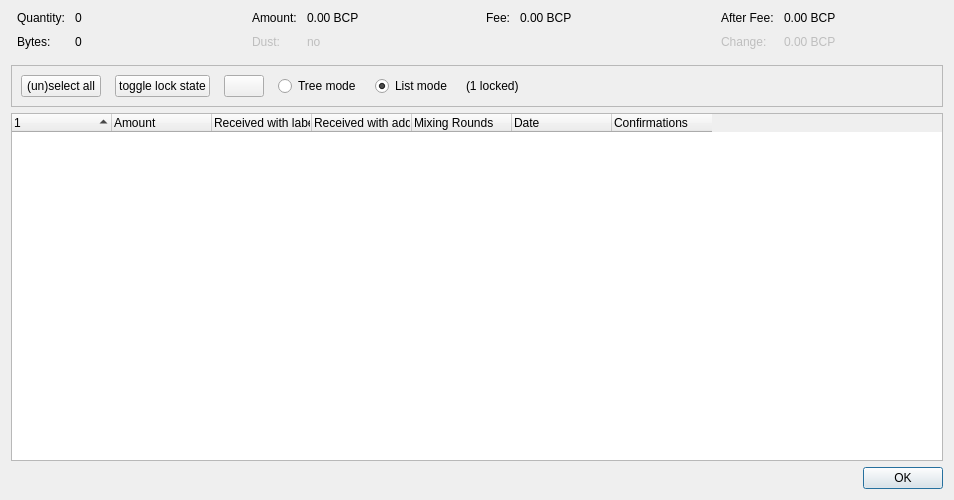
<?xml version="1.0" encoding="UTF-8"?>
<ui version="4.0">
 <class>CoinControlDialog</class>
 <widget class="QDialog" name="CoinControlDialog">
  <property name="geometry">
   <rect>
    <x>0</x>
    <y>0</y>
    <width>954</width>
    <height>500</height>
   </rect>
  </property>
  <property name="windowTitle">
   <string>Coin Selection</string>
  </property>
  <layout class="QVBoxLayout" name="verticalLayout">
   <item>
    <layout class="QHBoxLayout" name="horizontalLayoutTop" stretch="0,0,0,0">
     <property name="topMargin">
      <number>0</number>
     </property>
     <property name="bottomMargin">
      <number>10</number>
     </property>
     <item>
      <layout class="QFormLayout" name="formLayoutCoinControl1">
       <property name="horizontalSpacing">
        <number>10</number>
       </property>
       <property name="verticalSpacing">
        <number>10</number>
       </property>
       <property name="leftMargin">
        <number>6</number>
       </property>
       <property name="rightMargin">
        <number>6</number>
       </property>
       <item row="0" column="0">
        <widget class="QLabel" name="labelCoinControlQuantityText">
         <property name="text">
          <string>Quantity:</string>
         </property>
        </widget>
       </item>
       <item row="0" column="1">
        <widget class="QLabel" name="labelCoinControlQuantity">
         <property name="cursor">
          <cursorShape>IBeamCursor</cursorShape>
         </property>
         <property name="contextMenuPolicy">
          <enum>Qt::ActionsContextMenu</enum>
         </property>
         <property name="text">
          <string notr="true">0</string>
         </property>
         <property name="textInteractionFlags">
          <set>Qt::LinksAccessibleByMouse|Qt::TextSelectableByKeyboard|Qt::TextSelectableByMouse</set>
         </property>
        </widget>
       </item>
       <item row="1" column="0">
        <widget class="QLabel" name="labelCoinControlBytesText">
         <property name="text">
          <string>Bytes:</string>
         </property>
        </widget>
       </item>
       <item row="1" column="1">
        <widget class="QLabel" name="labelCoinControlBytes">
         <property name="cursor">
          <cursorShape>IBeamCursor</cursorShape>
         </property>
         <property name="contextMenuPolicy">
          <enum>Qt::ActionsContextMenu</enum>
         </property>
         <property name="text">
          <string notr="true">0</string>
         </property>
         <property name="textInteractionFlags">
          <set>Qt::LinksAccessibleByMouse|Qt::TextSelectableByKeyboard|Qt::TextSelectableByMouse</set>
         </property>
        </widget>
       </item>
      </layout>
     </item>
     <item>
      <layout class="QFormLayout" name="formLayoutCoinControl2">
       <property name="horizontalSpacing">
        <number>10</number>
       </property>
       <property name="verticalSpacing">
        <number>10</number>
       </property>
       <property name="leftMargin">
        <number>6</number>
       </property>
       <property name="rightMargin">
        <number>6</number>
       </property>
       <item row="0" column="0">
        <widget class="QLabel" name="labelCoinControlAmountText">
         <property name="text">
          <string>Amount:</string>
         </property>
        </widget>
       </item>
       <item row="0" column="1">
        <widget class="QLabel" name="labelCoinControlAmount">
         <property name="cursor">
          <cursorShape>IBeamCursor</cursorShape>
         </property>
         <property name="contextMenuPolicy">
          <enum>Qt::ActionsContextMenu</enum>
         </property>
         <property name="text">
          <string notr="true">0.00 BCP</string>
         </property>
         <property name="textInteractionFlags">
          <set>Qt::LinksAccessibleByMouse|Qt::TextSelectableByKeyboard|Qt::TextSelectableByMouse</set>
         </property>
        </widget>
       </item>
       <item row="1" column="0">
        <widget class="QLabel" name="labelCoinControlLowOutputText">
         <property name="enabled">
          <bool>false</bool>
         </property>
         <property name="text">
          <string>Dust:</string>
         </property>
        </widget>
       </item>
       <item row="1" column="1">
        <widget class="QLabel" name="labelCoinControlLowOutput">
         <property name="enabled">
          <bool>false</bool>
         </property>
         <property name="cursor">
          <cursorShape>IBeamCursor</cursorShape>
         </property>
         <property name="contextMenuPolicy">
          <enum>Qt::ActionsContextMenu</enum>
         </property>
         <property name="text">
          <string notr="true">no</string>
         </property>
         <property name="textInteractionFlags">
          <set>Qt::LinksAccessibleByMouse|Qt::TextSelectableByKeyboard|Qt::TextSelectableByMouse</set>
         </property>
        </widget>
       </item>
      </layout>
     </item>
     <item>
      <layout class="QFormLayout" name="formLayoutCoinControl3">
       <property name="horizontalSpacing">
        <number>10</number>
       </property>
       <property name="verticalSpacing">
        <number>10</number>
       </property>
       <property name="leftMargin">
        <number>6</number>
       </property>
       <property name="rightMargin">
        <number>6</number>
       </property>
       <item row="0" column="0">
        <widget class="QLabel" name="labelCoinControlFeeText">
         <property name="text">
          <string>Fee:</string>
         </property>
        </widget>
       </item>
       <item row="0" column="1">
        <widget class="QLabel" name="labelCoinControlFee">
         <property name="cursor">
          <cursorShape>IBeamCursor</cursorShape>
         </property>
         <property name="contextMenuPolicy">
          <enum>Qt::ActionsContextMenu</enum>
         </property>
         <property name="text">
          <string notr="true">0.00 BCP</string>
         </property>
         <property name="textInteractionFlags">
          <set>Qt::LinksAccessibleByMouse|Qt::TextSelectableByKeyboard|Qt::TextSelectableByMouse</set>
         </property>
        </widget>
       </item>
      </layout>
     </item>
     <item>
      <layout class="QFormLayout" name="formLayoutCoinControl4">
       <property name="horizontalSpacing">
        <number>10</number>
       </property>
       <property name="verticalSpacing">
        <number>10</number>
       </property>
       <property name="leftMargin">
        <number>6</number>
       </property>
       <property name="rightMargin">
        <number>6</number>
       </property>
       <item row="0" column="0">
        <widget class="QLabel" name="labelCoinControlAfterFeeText">
         <property name="text">
          <string>After Fee:</string>
         </property>
        </widget>
       </item>
       <item row="0" column="1">
        <widget class="QLabel" name="labelCoinControlAfterFee">
         <property name="cursor">
          <cursorShape>IBeamCursor</cursorShape>
         </property>
         <property name="contextMenuPolicy">
          <enum>Qt::ActionsContextMenu</enum>
         </property>
         <property name="text">
          <string notr="true">0.00 BCP</string>
         </property>
         <property name="textInteractionFlags">
          <set>Qt::LinksAccessibleByMouse|Qt::TextSelectableByKeyboard|Qt::TextSelectableByMouse</set>
         </property>
        </widget>
       </item>
       <item row="1" column="0">
        <widget class="QLabel" name="labelCoinControlChangeText">
         <property name="enabled">
          <bool>false</bool>
         </property>
         <property name="text">
          <string>Change:</string>
         </property>
        </widget>
       </item>
       <item row="1" column="1">
        <widget class="QLabel" name="labelCoinControlChange">
         <property name="enabled">
          <bool>false</bool>
         </property>
         <property name="cursor">
          <cursorShape>IBeamCursor</cursorShape>
         </property>
         <property name="contextMenuPolicy">
          <enum>Qt::ActionsContextMenu</enum>
         </property>
         <property name="text">
          <string notr="true">0.00 BCP</string>
         </property>
         <property name="textInteractionFlags">
          <set>Qt::LinksAccessibleByMouse|Qt::TextSelectableByKeyboard|Qt::TextSelectableByMouse</set>
         </property>
        </widget>
       </item>
      </layout>
     </item>
    </layout>
   </item>
   <item>
    <widget class="QFrame" name="frame">
     <property name="minimumSize">
      <size>
       <width>0</width>
       <height>40</height>
      </size>
     </property>
     <property name="frameShape">
      <enum>QFrame::StyledPanel</enum>
     </property>
     <property name="frameShadow">
      <enum>QFrame::Sunken</enum>
     </property>
     <layout class="QHBoxLayout" name="horizontalLayout">
      <item>
       <layout class="QHBoxLayout" name="horizontalLayoutPanel" stretch="0,0,0,0,0,0,0">
        <property name="spacing">
         <number>14</number>
        </property>
        <item>
         <widget class="QPushButton" name="pushButtonSelectAll">
          <property name="sizePolicy">
           <sizepolicy hsizetype="Maximum" vsizetype="Fixed">
            <horstretch>0</horstretch>
            <verstretch>0</verstretch>
           </sizepolicy>
          </property>
          <property name="text">
           <string>(un)select all</string>
          </property>
          <property name="autoDefault">
           <bool>false</bool>
          </property>
         </widget>
        </item>
        <item>
         <widget class="QPushButton" name="pushButtonToggleLock">
          <property name="sizePolicy">
           <sizepolicy hsizetype="Maximum" vsizetype="Fixed">
            <horstretch>0</horstretch>
            <verstretch>0</verstretch>
           </sizepolicy>
          </property>
          <property name="text">
           <string>toggle lock state</string>
          </property>
          <property name="autoDefault">
           <bool>false</bool>
          </property>
         </widget>
        </item>
        <item>
         <widget class="QPushButton" name="hideButton">
          <property name="sizePolicy">
           <sizepolicy hsizetype="Maximum" vsizetype="Fixed">
            <horstretch>0</horstretch>
            <verstretch>0</verstretch>
           </sizepolicy>
          </property>
          <property name="text">
           <string/>
          </property>
          <property name="autoDefault">
           <bool>false</bool>
          </property>
         </widget>
        </item>
        <item>
         <widget class="QRadioButton" name="radioTreeMode">
          <property name="sizePolicy">
           <sizepolicy hsizetype="Maximum" vsizetype="Fixed">
            <horstretch>0</horstretch>
            <verstretch>0</verstretch>
           </sizepolicy>
          </property>
          <property name="text">
           <string>Tree mode</string>
          </property>
         </widget>
        </item>
        <item>
         <widget class="QRadioButton" name="radioListMode">
          <property name="sizePolicy">
           <sizepolicy hsizetype="Maximum" vsizetype="Fixed">
            <horstretch>0</horstretch>
            <verstretch>0</verstretch>
           </sizepolicy>
          </property>
          <property name="text">
           <string>List mode</string>
          </property>
          <property name="checked">
           <bool>true</bool>
          </property>
         </widget>
        </item>
        <item>
         <widget class="QLabel" name="labelLocked">
          <property name="text">
           <string>(1 locked)</string>
          </property>
         </widget>
        </item>
        <item>
         <spacer name="horizontalSpacer">
          <property name="orientation">
           <enum>Qt::Horizontal</enum>
          </property>
          <property name="sizeHint" stdset="0">
           <size>
            <width>40</width>
            <height>20</height>
           </size>
          </property>
         </spacer>
        </item>
       </layout>
      </item>
     </layout>
    </widget>
   </item>
   <item>
    <widget class="CoinControlTreeWidget" name="treeWidget">
     <property name="contextMenuPolicy">
      <enum>Qt::CustomContextMenu</enum>
     </property>
     <property name="sortingEnabled">
      <bool>false</bool>
     </property>
     <property name="columnCount">
      <number>7</number>
     </property>
     <attribute name="headerShowSortIndicator" stdset="0">
      <bool>true</bool>
     </attribute>
     <attribute name="headerStretchLastSection">
      <bool>false</bool>
     </attribute>
     <column>
      <property name="text">
       <string/>
      </property>
     </column>
     <column>
      <property name="text">
       <string>Amount</string>
      </property>
     </column>
     <column>
      <property name="text">
       <string>Received with label</string>
      </property>
     </column>
     <column>
      <property name="text">
       <string>Received with address</string>
      </property>
     </column>
     <column>
      <property name="text">
       <string>Mixing Rounds</string>
      </property>
     </column>
     <column>
      <property name="text">
       <string>Date</string>
      </property>
     </column>
     <column>
      <property name="text">
       <string>Confirmations</string>
      </property>
      <property name="toolTip">
       <string>Confirmed</string>
      </property>
     </column>
    </widget>
   </item>
   <item>
    <widget class="QDialogButtonBox" name="buttonBox">
     <property name="orientation">
      <enum>Qt::Horizontal</enum>
     </property>
     <property name="standardButtons">
      <set>QDialogButtonBox::Ok</set>
     </property>
    </widget>
   </item>
  </layout>
 </widget>
 <customwidgets>
  <customwidget>
   <class>CoinControlTreeWidget</class>
   <extends>QTreeWidget</extends>
   <header>qt/coincontroltreewidget.h</header>
  </customwidget>
 </customwidgets>
 <resources/>
 <connections/>
</ui>
